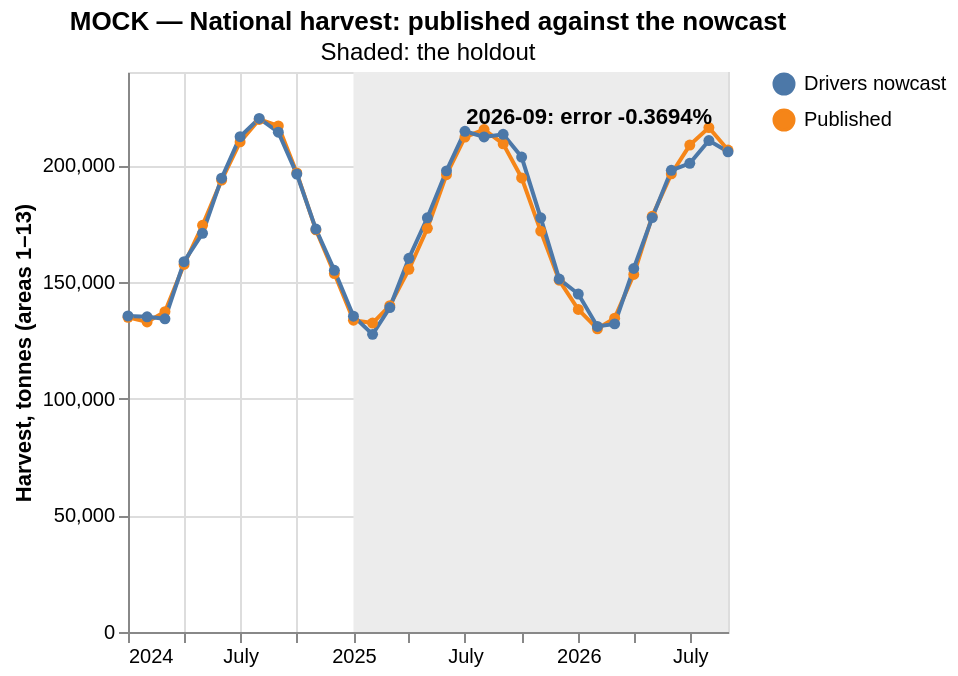

Describe this chart as a Vega-Lite specification.
### Vega-Lite specification from a JSON file in a GitHub repository (floating-point values rounded to 4 significant figures)
{"$schema": "https://vega.github.io/schema/vega-lite/v5.20.1.json", "title": {"text": "MOCK — National harvest: published against the nowcast", "subtitle": "Shaded: the holdout"}, "width": "container", "height": 280, "layer": [{"data": {"values": [{"start": "2025-01", "end": "2026-09"}]}, "mark": {"type": "rect", "color": "#ececec"}, "encoding": {"x": {"field": "start", "type": "temporal"}, "x2": {"field": "end"}}}, {"data": {"values": [{"month": "2024-01", "series": "Published", "tonnes": 134878}, {"month": "2024-01", "series": "Drivers nowcast", "tonnes": 135451}, {"month": "2024-02", "series": "Published", "tonnes": 132889}, {"month": "2024-02", "series": "Drivers nowcast", "tonnes": 135095}, {"month": "2024-03", "series": "Published", "tonnes": 137253}, {"month": "2024-03", "series": "Drivers nowcast", "tonnes": 134223}, {"month": "2024-04", "series": "Published", "tonnes": 157502}, {"month": "2024-04", "series": "Drivers nowcast", "tonnes": 158714}, {"month": "2024-05", "series": "Published", "tonnes": 174314}, {"month": "2024-05", "series": "Drivers nowcast", "tonnes": 170879}, {"month": "2024-06", "series": "Published", "tonnes": 193667}, {"month": "2024-06", "series": "Drivers nowcast", "tonnes": 194496}, {"month": "2024-07", "series": "Published", "tonnes": 210053}, {"month": "2024-07", "series": "Drivers nowcast", "tonnes": 212272}, {"month": "2024-08", "series": "Published", "tonnes": 219665}, {"month": "2024-08", "series": "Drivers nowcast", "tonnes": 220102}, {"month": "2024-09", "series": "Published", "tonnes": 216897}, {"month": "2024-09", "series": "Drivers nowcast", "tonnes": 214192}, {"month": "2024-10", "series": "Published", "tonnes": 196721}, {"month": "2024-10", "series": "Drivers nowcast", "tonnes": 196256}, {"month": "2024-11", "series": "Published", "tonnes": 172338}, {"month": "2024-11", "series": "Drivers nowcast", "tonnes": 172694}, {"month": "2024-12", "series": "Published", "tonnes": 153610}, {"month": "2024-12", "series": "Drivers nowcast", "tonnes": 155024}, {"month": "2025-01", "series": "Published", "tonnes": 133611}, {"month": "2025-01", "series": "Drivers nowcast", "tonnes": 135351}, {"month": "2025-02", "series": "Published", "tonnes": 132387}, {"month": "2025-02", "series": "Drivers nowcast", "tonnes": 127554}, {"month": "2025-03", "series": "Published", "tonnes": 139855}, {"month": "2025-03", "series": "Drivers nowcast", "tonnes": 139065}, {"month": "2025-04", "series": "Published", "tonnes": 155433}, {"month": "2025-04", "series": "Drivers nowcast", "tonnes": 160161}, {"month": "2025-05", "series": "Published", "tonnes": 173007}, {"month": "2025-05", "series": "Drivers nowcast", "tonnes": 177532}, {"month": "2025-06", "series": "Published", "tonnes": 196002}, {"month": "2025-06", "series": "Drivers nowcast", "tonnes": 197627}, {"month": "2025-07", "series": "Published", "tonnes": 212120}, {"month": "2025-07", "series": "Drivers nowcast", "tonnes": 214595}, {"month": "2025-08", "series": "Published", "tonnes": 215318}, {"month": "2025-08", "series": "Drivers nowcast", "tonnes": 212185}, {"month": "2025-09", "series": "Published", "tonnes": 209194}, {"month": "2025-09", "series": "Drivers nowcast", "tonnes": 213280}, {"month": "2025-10", "series": "Published", "tonnes": 194609}, {"month": "2025-10", "series": "Drivers nowcast", "tonnes": 203552}, {"month": "2025-11", "series": "Published", "tonnes": 171813}, {"month": "2025-11", "series": "Drivers nowcast", "tonnes": 177501}, {"month": "2025-12", "series": "Published", "tonnes": 150762}, {"month": "2025-12", "series": "Drivers nowcast", "tonnes": 151276}, {"month": "2026-01", "series": "Published", "tonnes": 138219}, {"month": "2026-01", "series": "Drivers nowcast", "tonnes": 144844}, {"month": "2026-02", "series": "Published", "tonnes": 129943}, {"month": "2026-02", "series": "Drivers nowcast", "tonnes": 130961}, {"month": "2026-03", "series": "Published", "tonnes": 134516}, {"month": "2026-03", "series": "Drivers nowcast", "tonnes": 132060}, {"month": "2026-04", "series": "Published", "tonnes": 153240}, {"month": "2026-04", "series": "Drivers nowcast", "tonnes": 155786}, {"month": "2026-05", "series": "Published", "tonnes": 178170}, {"month": "2026-05", "series": "Drivers nowcast", "tonnes": 177590}, {"month": "2026-06", "series": "Published", "tonnes": 196349}, {"month": "2026-06", "series": "Drivers nowcast", "tonnes": 197855}, {"month": "2026-07", "series": "Published", "tonnes": 208677}, {"month": "2026-07", "series": "Drivers nowcast", "tonnes": 200864}, {"month": "2026-08", "series": "Published", "tonnes": 216185}, {"month": "2026-08", "series": "Drivers nowcast", "tonnes": 210612}, {"month": "2026-09", "series": "Published", "tonnes": 206549}, {"month": "2026-09", "series": "Drivers nowcast", "tonnes": 205786}]}, "mark": {"type": "line", "point": true}, "encoding": {"x": {"field": "month", "type": "temporal", "title": null}, "y": {"field": "tonnes", "type": "quantitative", "title": "Harvest, tonnes (areas 1–13)"}, "color": {"field": "series", "type": "nominal", "title": null}}}, {"data": {"values": [{"month": "2026-09", "tonnes": 206500, "label": "2026-09: error -0.3694%"}]}, "mark": {"type": "text", "dy": -16, "dx": -8, "align": "right", "fontWeight": "bold"}, "encoding": {"x": {"field": "month", "type": "temporal"}, "y": {"field": "tonnes", "type": "quantitative"}, "text": {"field": "label", "type": "nominal"}}}]}
